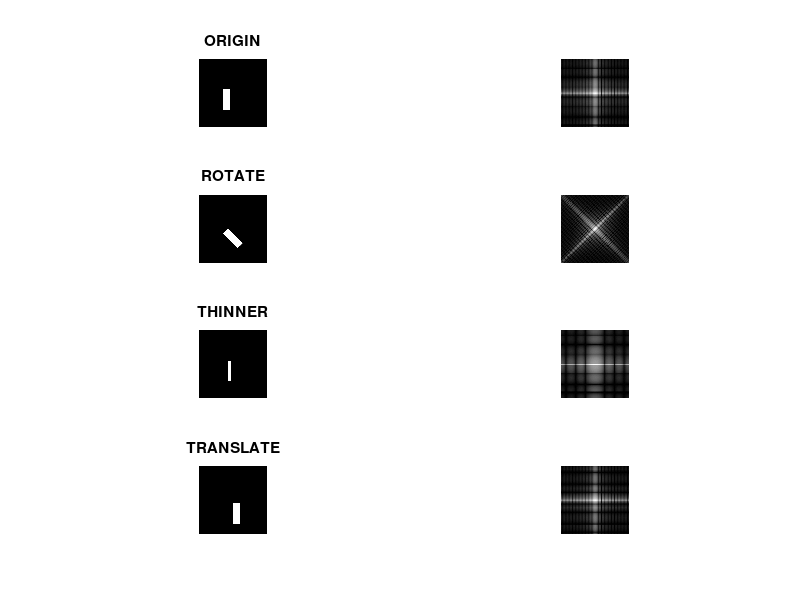

This chart was generated by the following MATLAB code:
%(a)
I = zeros(200,200);
for i=90:150
    for j=70:90
        I(i,j) = 1;
    end
end
F = fftshift(fft2(I));
F = abs(F);
F = log(1+F);
subplot(4,2,1);imshow(I);title('ORIGIN');
subplot(4,2,2);imshow(F,[]);
%rotate
I = zeros(200,200);
for i=90:150
    for j=70:90
        I(i,j) = 1;
    end
end
I = imrotate(I, 45, 'bilinear', 'crop');
F = fftshift(fft2(I));
F = abs(F);
F = log(1+F);
subplot(4,2,3);imshow(I);title('ROTATE');
subplot(4,2,4);imshow(F,[]);
%thinner
I = zeros(200,200);
for i=90:150
    for j=87:93
        I(i,j) = 1;
    end
end
F = fftshift(fft2(I));
F = abs(F);
F = log(1+F);
subplot(4,2,5);imshow(I);title('THINNER');
subplot(4,2,6);imshow(F,[]);
%translated
I = zeros(200,200);
for i=110:170
    for j=100:120
        I(i,j) = 1;
    end
end
F = fftshift(fft2(I));
F = abs(F);
F = log(1+F);
subplot(4,2,7);imshow(I);title('TRANSLATE');
subplot(4,2,8);imshow(F,[]);

